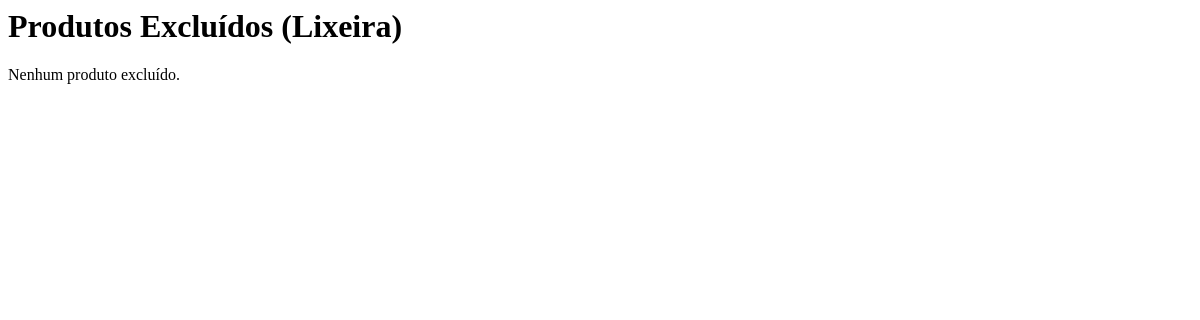
/produtos/lixeira/, run on an earlier commit of the app's database.
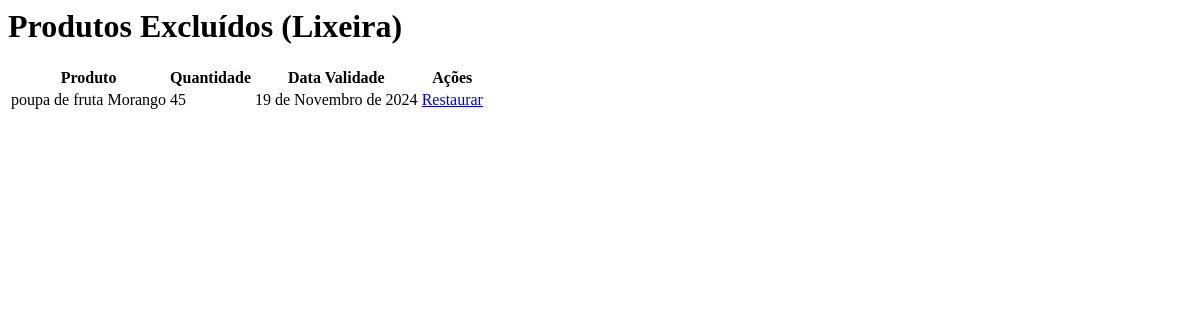
And on a later commit of the database.
### core/models.py (models this page shows, shortened)
class Produto(models.Model):
    nome = models.CharField(max_length=100)
    categoria = models.ForeignKey('Categoria', on_delete=models.CASCADE)
    quantidade = models.IntegerField()
    data_validade = models.DateField()
    is_deleted = models.BooleanField(default=False)  # Campo para marcar produtos excluídos

### core/views.py (the view)
# urls.py: path('produtos/lixeira/', lixeira_produtos, name='lixeira_produtos'),
def lixeira_produtos(request):
    produtos_excluidos = Produto.objects.filter(is_deleted=True)  # Lista os produtos na lixeira
    return render(request, 'lixeira_produtos.html', {'produtos_excluidos': produtos_excluidos})

### core/templates/lixeira_produtos.html
<h1>Produtos Excluídos (Lixeira)</h1>
{% if produtos_excluidos %}
    <table>
        <thead>
            <tr>
                <th>Produto</th>
                <th>Quantidade</th>
                <th>Data Validade</th>
                <th>Ações</th>
            </tr>
        </thead>
        <tbody>
            {% for produto in produtos_excluidos %}
                <tr>
                    <td>{{ produto.nome }}</td>
                    <td>{{ produto.quantidade }}</td>
                    <td>{{ produto.data_validade }}</td>
                    <td>
                        <a href="{% url 'restaurar_produto' produto.id %}">Restaurar</a>
                    </td>
                </tr>
            {% endfor %}
        </tbody>
    </table>
{% else %}
    <p>Nenhum produto excluído.</p>
{% endif %}

What changed in the data, as far as the page shows it:
added Produto: nome "poupa de fruta Morango", quantidade "45", data_validade "19 de Novembro de 2024"
Also different on the page:
text no longer shown: "Nenhum produto excluído."
text now shown: "Produto Quantidade Data Validade Ações"
